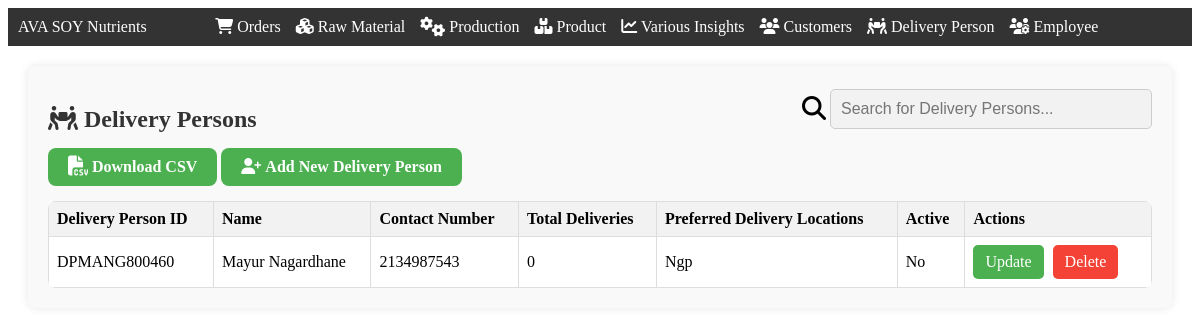
The page /delivery_person (signed in) on the database its author committed.
### app.py (models this page shows)
class DeliveryPerson(db.Model):
    DeliveryPersonID = db.Column(db.String(60), primary_key=True)
    DeliveryPersonName = db.Column(db.String(255))
    ContactNumber = db.Column(db.String(20))
    TotalDeliveries = db.Column(db.Integer)
    PreferredDeliveryLocations = db.Column(db.String(255))
    ActiveOrObsolete = db.Column(db.Boolean)

### app.py (the view)
@app.route('/delivery_person', methods=["GET", "POST"])
def delivery_person():
    if session['LoggedIn']==True and (session['Designation']=="Admin"):
        delivery_people = DeliveryPerson.query.all()
        return render_template('delivery_person.html', delivery_people=delivery_people)

### templates/delivery_person.html (shortened to what this page needs)
<!DOCTYPE html>
<html lang="en">
<head>
    <link rel="stylesheet" href="{{ url_for('static', filename='css/navbar.css') }}">
    <link rel="stylesheet" href="https://cdnjs.cloudflare.com/ajax/libs/font-awesome/6.5.1/css/all.min.css" />
</head>
<body>
    <div class="navbar">
        <div class="navbar-left">AVA SOY Nutrients</div>
        <div class="navbar-center">
            <a href="/orders"><i class="fa-solid fa-cart-shopping"></i> Orders</a>
            <a href="/inventory"><i class="fa-solid fa-cubes"></i> Raw Material</a>
            <a href="/production"><i class="fa-solid fa-gears fa-lg"></i> Production</a>
            <a href="/product"><i class="fa-solid fa-boxes-stacked"></i> Product</a>
            <a href="/variousinsights"><i class="fa-solid fa-chart-line"></i> Various Insights</a>
            <a href="/customers"><i class="fa-solid fa-users"></i> Customers</a>
            <a href="/delivery_person"><i class="fa-solid fa-people-carry-box"></i> Delivery Person</a>
            <a href="/employee"><i class="fa-solid fa-users-gear"></i> Employee</a>
        </div>
    </div>
    <div class="container">
        <div class="row" style="display: flex; justify-content: space-between; align-items: center;">
            <h2><i class="fa-solid fa-people-carry-box"></i> Delivery Persons</h2>
            <div class="search-container">
                <i class="fa-solid fa-magnifying-glass fa-xl"></i>
                <input type="text" id="searchInput" onkeyup="searchFunction()" placeholder="Search for Delivery Persons...">
            </div>
        </div>
        <a href="/download_delivery_persons_csv" class="add-delivery-person-btn"><i class="fa-solid fa-file-csv fa-lg"></i><b> Download CSV</b></a>
        <a href="/open_add_delivery_person" class="add-delivery-person-btn"><i class="fa-solid fa-user-plus"></i> <b>Add New Delivery Person</b></a>
        {% if delivery_people|length == 0  %}
            <div class="alert" role="alert">
                <i class="fa-solid fa-face-sad-tear fa-lg"></i>
                <b>No delivery persons found. Please add your first delivery person!</b>            </div>
        {% else %}
            <table>
                <thead>
                    <tr>
                        <th>Delivery Person ID</th>
                        <th>Name</th>
                        <th>Contact Number</th>
                        <th>Total Deliveries</th>
                        <th>Preferred Delivery Locations</th>
                        <th>Active</th>
                        <th>Actions</th>
                    </tr>
                </thead>
                <tbody>
                    {% for delivery_person in delivery_people %}
                        <tr>
                            <td>{{ delivery_person.DeliveryPersonID }}</td>
                            <td>{{ delivery_person.DeliveryPersonName }}</td>
                            <td>{{ delivery_person.ContactNumber }}</td>
                            <td>{{ delivery_person.TotalDeliveries }}</td>
                            <td>{{ delivery_person.PreferredDeliveryLocations }}</td>
                            <td>{{ "Yes" if delivery_person.ActiveOrObsolete else "No" }}</td>
                            <td class="action-cell">
                                <a href="/open_update_delivery_person/{{ delivery_person.DeliveryPersonID }}" class="action-btn btn-success">Update</a>
                                <a href="#" onclick="confirmDelete('{{ delivery_person.DeliveryPersonID }}');" class="action-btn btn-danger">Delete</a>
                            </td>
                        </tr>
                    {% endfor %}
                </tbody>
            </table>
        {% endif %}
    </div>
</body>
</html>

### static/css/navbar.css (style rules this page uses)
.navbar { background-color: #333; color: white; display: flex; justify-content: space-between; align-items: center; padding: 10px; }
.navbar-center { flex: 1; display: flex; justify-content: center; }
.navbar-center a { color: white; text-decoration: none; margin-right: 15px; }
.search-container { margin-bottom: 15px; }
.search-container input[type=text] { width: 300px; padding: 10px; border: 1px solid #ccc; border-radius: 5px; font-size: 16px; background-color: #f2f2f2; }

### templates/delivery_person.html (style rules this page uses)
.container { margin: 20px; padding: 20px; border-radius: 8px; background-color: #f9f9f9; box-shadow: 0 0 10px rgba(0, 0, 0, 0.1); }
h2 { font-size: 24px; margin-bottom: 15px; color: #333; }
table { width: 100%; border-collapse: collapse; background-color: #fff; border-radius: 8px; overflow: hidden; }
table th, table td { border: 1px solid #ddd; padding: 8px; text-align: left; }
thead { background-color: #f2f2f2; }
.add-delivery-person-btn { background-color: #4CAF50; border: none; color: white; padding: 10px 20px; text-align: center; text-decoration: none; font-size: 16px; margin-bottom: 15px; cursor: pointer; border-radius: 8px; display: inline-block; transition: background-color 0.3s ease; }
.action-btn { display: inline-block; padding: 8px 12px; margin-right: 5px; border-radius: 5px; text-decoration: none; transition: background-color 0.3s ease; }
.btn-success { background-color: #4CAF50; color: white; }
.btn-danger { background-color: #f44336; color: white; }

### rows shown on the page
DeliveryPerson: DeliveryPersonID "DPMANG800460", DeliveryPersonName "Mayur Nagardhane", ContactNumber "2134987543", TotalDeliveries "0", PreferredDeliveryLocations "Ngp", ActiveOrObsolete "No"
